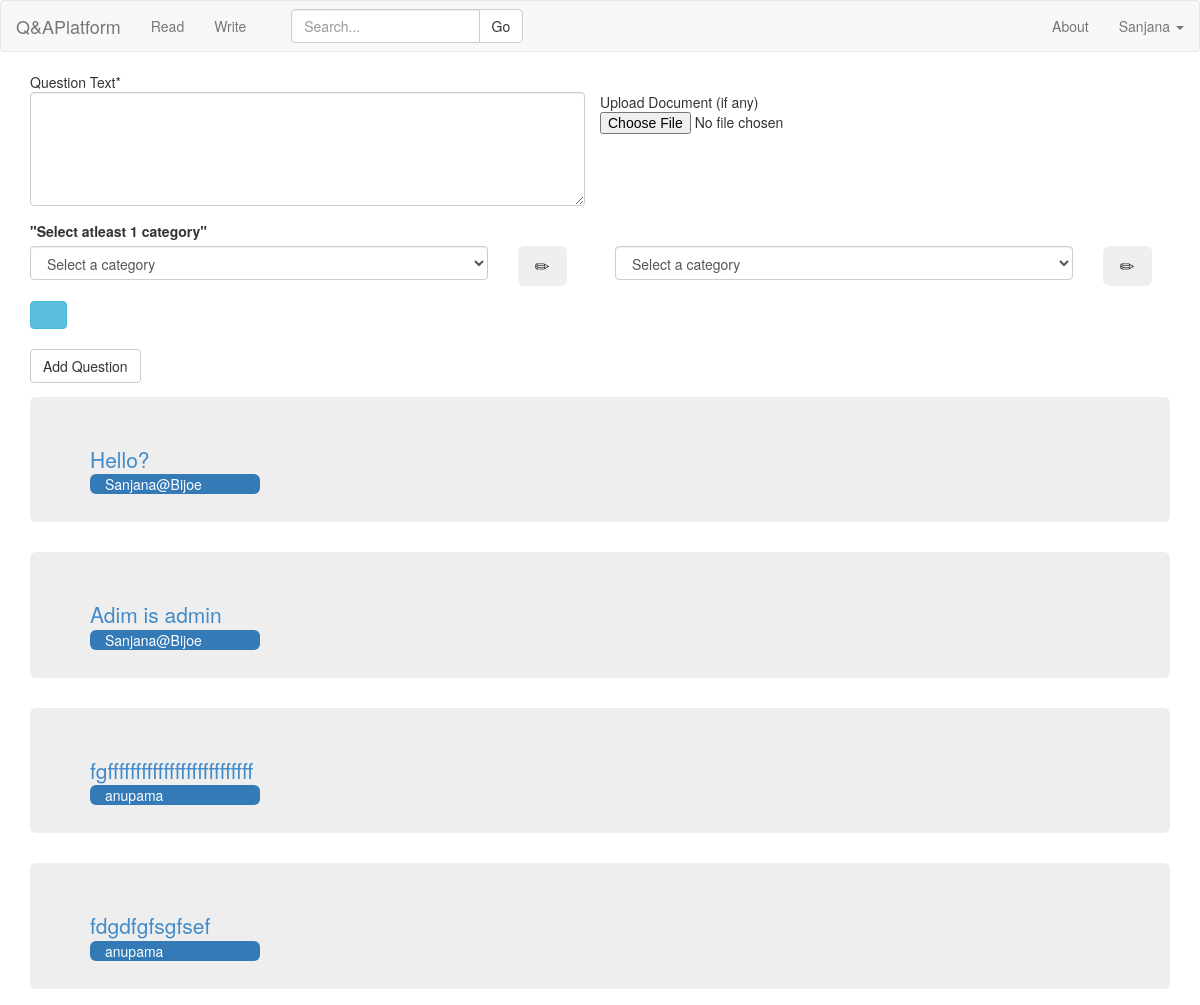
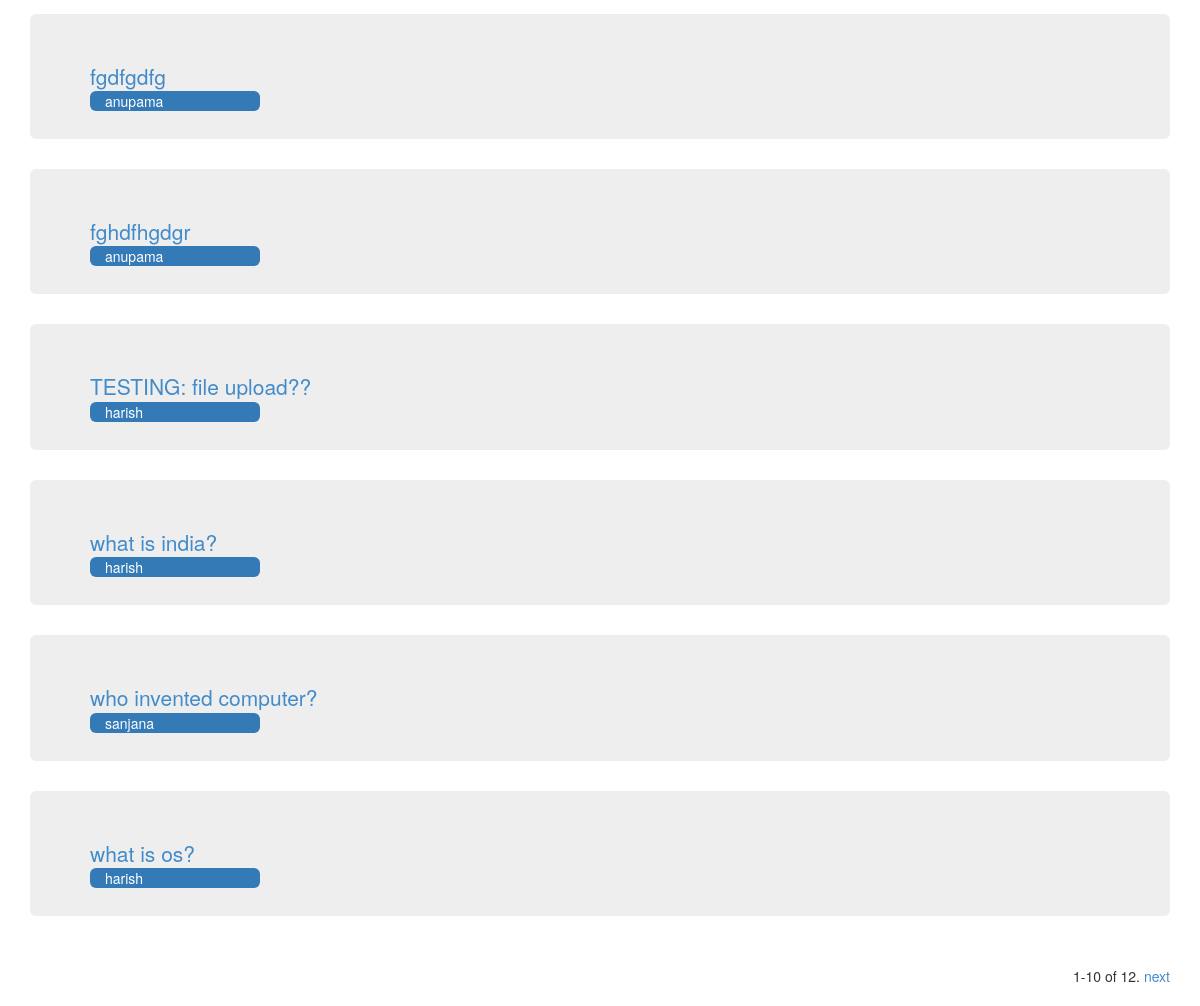
The page /write/ (signed in) on the database its author committed (2 pictures, top to bottom).
### QA/models.py (models this page shows, shortened)
class Question(models.Model):
	question_text = models.TextField(blank=False,null=True)
	follow = models.IntegerField(default=0)
	author = models.ForeignKey(Customuser)
	upload = models.FileField(upload_to='uploads/%Y/%m/%d/',blank=True,null=True) #if null is true then NULL is set if no value
	timestamp = models.DateTimeField(auto_now_add=True, auto_now=False)# but in forms, set blank=True,form can be left.
	updated = models.DateTimeField(auto_now_add=False, auto_now=True)
	category1 = models.ForeignKey(Categories,blank=True,null=True,related_name='category1')
	category2 = models.ForeignKey(Categories,blank=True,null=True,related_name='category2')
	category3 = models.ForeignKey(Categories,blank=True,null=True,related_name='category3')
	category4 = models.ForeignKey(Categories,blank=True,null=True,related_name='category4')
	class Meta:
		ordering = ['follow','-timestamp']

### QA/views.py (the view)
# urls.py: url(r'^write/$',QA.views.listquestions, name='write'),
@login_required
def listquestions(request):
	if request.user.is_superuser:
		return HttpResponseRedirect('/accounts/login')
	category_object = []
	if request.method == 'POST':
		print request.POST
		if request.POST.get("submit","") == "Create Category":
			category = request.POST.get("newcategory","")
			if not Categories.objects.filter(categories = category).exists():
				Categories(categories = category).save()
				category = Categories.objects.get(categories = category)
				return JsonResponse({"category":category.categories,"cid":category.pk}, content_type ="application/json")
			else:
				category = 0
				return HttpResponse({category}, content_type ="application/text")
		form = add_Question_Form(request.POST,request.FILES,)
		category1 = request.POST.get("category1","") ## Dangerous
		category2 = request.POST.get("category2","")
		category3 = request.POST.get("category3","")
		category4 = request.POST.get("category4","")
		for i in {category1,category2,category3,category4}:
			if Categories.objects.filter(categories = i).exists():
				category_object.append(Categories.objects.get(categories = i))
			else:
				C = Categories(categories = i).save()
				category_object.append(C)
		category_object.append(None)
		category_object.append(None)
		category_object.append(None)
		category_object.append(None)
		category_object.append(None)
		form.category1 = category_object[0]
		form.category2 = category_object[1]
		form.category3 = category_object[2]
		form.category4 = category_object[3]
		form.category5 = category_object[4]
		print "the form validity",form.is_valid
		if form.is_valid():
			f = form.save(commit=False)
			f.author=Customuser.objects.get(username=request.user.username)
			f.save()
		return HttpResponseRedirect('/write')
	else:
		form = add_Question_Form()
	qn_list = Question.objects.all()
	qn_count = Question.objects.all().count()
	c = Categories.objects.all()  #change
	MaxQns = 10
	paginator = Paginator(qn_list, MaxQns) # Show MaxQns contacts per page
	page = request.GET.get('page')
	try:
		qns = paginator.page(page)
	except PageNotAnInteger:
		qns = paginator.page(1)
	except EmptyPage:
		qns = paginator.page(paginator.num_pages)
	n1 = (qns.number-1)*MaxQns + 1
	n2 = qns.number*MaxQns
	if n2 > qn_count:
		n2 = qn_count
	context = {
		"list":qns,
		"form":form,
		"categorylist":c,
		"qn_count":qn_count,
		"n1":n1,"n2":n2,
	}
	return render(request,"write.html",context)

### QA/forms.py (shortened to what this page needs)
class add_Question_Form(forms.ModelForm): # just a regular form
    question_text = forms.CharField(label=_("question_text"),
        widget=forms.Textarea({'cols': '40', 'rows': '5'}))
    class Meta:
        model = Question
        fields = ['question_text',  'upload',
        'category1','category2',
        'category3','category4']

### QA/models.py (called while the page is built)
	def __unicode__(self):
		return self.categories

	def __str__(self):
		return self.username

### broadcasts/context_processors.py (called while the page is built)
def broadcast_message(request):
    return {"broadcast_message": BroadcastMessage.objects.latest()}

### broadcasts/managers.py (called while the page is built)
    def active(self):
        return super(BroadcastManager, self).filter(is_published=True)

    def current(self):
        return self.active().filter(end_time__gte=datetime.now()).filter(
            Q(Q(start_time__lte=datetime.now()) | Q(start_time=None)))

    def latest(self):
        try:
            return self.current().order_by("end_time")[0]
        except IndexError:
            return None

### QA/templates/write.html (shortened to what this page needs)
{% extends 'base.html' %}
{% load crispy_forms_tags %}
{% block form_question %}
<div class="container ">
<form method='POST' enctype="multipart/form-data" action=''>
	<div class='row'>
	<div id='qtext' class='form-group col-md-6'>
		Question Text*
		<textarea class="textarea form-control" cols="40" id="id_question_text" name="question_text" rows="5"></textarea>
	</div>
	<br>
	<div>
		Upload Document (if any)
		<input class="clearablefileinput" id="id_upload" name="upload" type="file">
	</div>
    </div>
	<label>"Select atleast 1 category"</label>
	<div class='row'>
	<div class='form-group col-md-5' align="left">
		<select class="select form-control" id="id_category1" name="category1">
			<option value="0" selected="selected">Select a category</option>
		</select>
	</div>
	<div class='form-group col-md-1'>
		<button type="button" class="btn btn-lg" data-toggle="modal" data-target=".bs-example-modal-sm">
		<span class="glyphicon glyphicon-pencil" aria-hidden="true"></span>
	</button>
	</div>
	<div class='form-group col-md-5' align="left">
		<select class="select form-control" id="id_category2"  name="category2">
			<option value="" selected="selected">Select a category</option>
		</select>
	</div>
	<div class='form-group col-md-1'>
		<button type="button" class="btn btn-lg" data-toggle="modal" data-target=".bs-example-modal-sm">
		<span class="glyphicon glyphicon-pencil" aria-hidden="true"></span>
	</button>
	</div>
	</div>
<button type="button" class="btn btn-info" data-toggle="collapse" data-target="#default-hidden-row">
<span class="glyphicon glyphicon-chevron-down" aria-hidden="true"></span>
</button>
<br><br>
<input class='btn btn-default' type='submit' value='Add Question'/>
</form>
</div>
{% endblock %}
{% block question_container %}
{% for i in list %}
<div class="container">
	<div class="jumbotron">
		<a class="lead" href="{{i.pk}}">{{i.question_text}}<br></a>
		<div class="col-xs-2 col-sm-2 bg-primary img-rounded">
	    {{i.author}}
	    </div>
	</div>
</div>
{% endfor %}
{% endblock %}
{% block read_container %}
<div class="container text-right">
<div class="pagination">
    <span class="step-links">
        <span class="current">
            {{ n1 }}-{{ n2 }} of {{ qn_count }}.
        </span>
        {% if list.has_next %}
            <a href="?page={{ list.next_page_number }}">next</a>
        {% endif %}
    </span>
</div>
</div>
{% endblock %}

### QA/templates/navbar.html (shortened to what this page needs)
<nav class="navbar navbar-default" role="navigation">
  <div class="navbar-header">
   <a class="navbar-brand" href="/">Q&amp;APlatform</a>
  </div>
  <div class="collapse navbar-collapse" id="bs-example-navbar-collapse-1">
    <ul class="nav navbar-nav">
      <li><a href="{% url 'read' %}">Read</a></li>
      <li><a href="{% url 'write' %}">Write</a></li>
    </ul>
    <div class="col-sm-3 col-md-3">
        <form class="navbar-form" type="get" action="{% url 'search' %}" >
        <div class="input-group">
            <input id="search_box" type="text" name="search_box"  placeholder="Search..." class="form-control" >
            <div class="input-group-btn">
                <button id="search_submit" class="btn btn-default" type="submit">Go</button>
            </div>
        </div>
        </form>
    </div>
    <ul class="nav navbar-nav navbar-right">
      <li><a href="#">About</a></li>
      <li class="dropdown">
        <a href="#" class="dropdown-toggle" data-toggle="dropdown">{{request.user.first_name}} <b class="caret"></b></a>
      </li>
    </ul>
  </div>
</nav>

### static/our_static/css/navbar-static-top.css (style rules this page uses)
body { min-height: 2000px; }

### rows shown on the page
Question: question_text "Hello?", author "Sanjana@Bijoe"
Question: question_text "Adim is admin", author "Sanjana@Bijoe"
Question: question_text "fgffffffffffffffffffffffffff", author "anupama"
Question: question_text "fdgdfgfsgfsef", author "anupama"
Question: question_text "fgdfgdfg", author "anupama"
Question: question_text "fghdfhgdgr", author "anupama"
Question: question_text "TESTING: file upload??", author "harish"
Question: question_text "what is india?", author "harish"
Question: question_text "who invented computer?", author "sanjana"
Question: question_text "what is os?", author "harish"

### other values the page prints
{{ request.user.first_name }} "Sanjana"
{{ n1 }} "1"
{{ n2 }} "10"
{{ qn_count }} "12"
